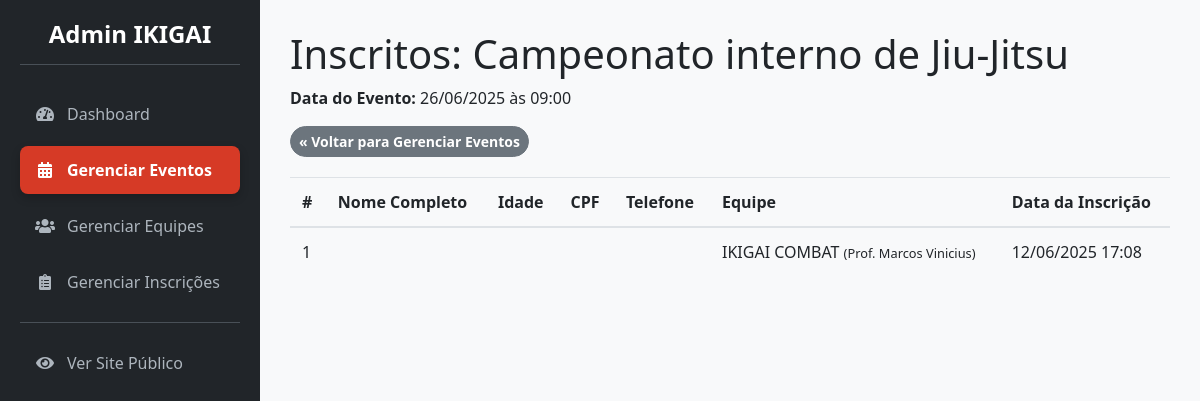
/admin/eventos/2/inscricoes (signed in), run on an earlier commit of the app's database.
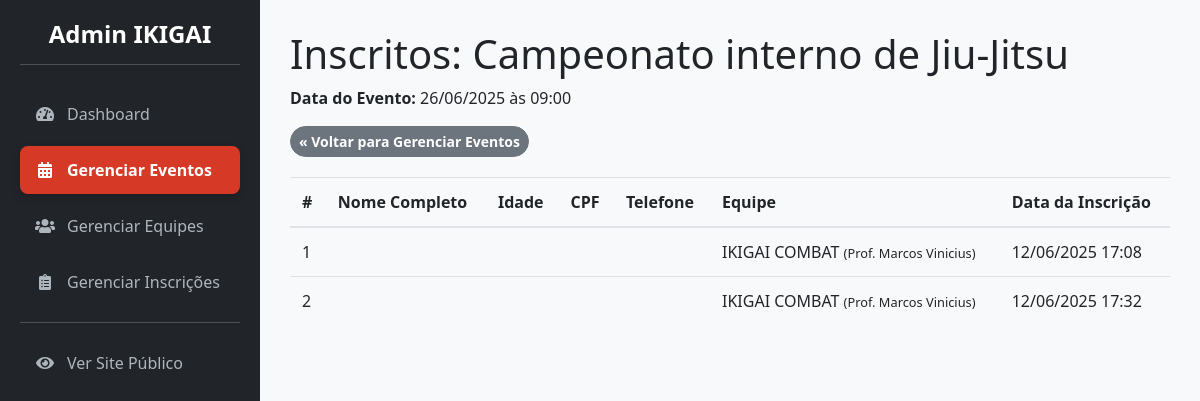
And on a later commit of the database.
### app/models.py (models this page shows, shortened)
class Inscricao(db.Model):
    __tablename__ = 'inscricoes'
    id = db.Column(db.Integer, primary_key=True)
    data_inscricao = db.Column(db.DateTime, default=datetime.utcnow)
    status = db.Column(db.String(20), nullable=False, default='Pendente')
    user_id = db.Column(db.Integer, db.ForeignKey('users.id'), nullable=False)
    evento_id = db.Column(db.Integer, db.ForeignKey('eventos.id'), nullable=False)
    equipe_id = db.Column(db.Integer, db.ForeignKey('equipes.id'), nullable=False)

class Equipe(db.Model):
    __tablename__ = 'equipes'
    id = db.Column(db.Integer, primary_key=True)
    nome_equipe = db.Column(db.String(100), nullable=False, unique=True)
    professor_responsavel = db.Column(db.String(100), nullable=False)
    inscricoes = db.relationship('Inscricao', backref='equipe', lazy=True)

### app/admin/routes.py (the view)
@bp.route('/eventos/<int:evento_id>/inscricoes')
@admin_required
def listar_inscricoes_evento(evento_id):
    evento = Evento.query.get_or_404(evento_id)
    inscricoes = Inscricao.query.filter_by(evento_id=evento.id).order_by(Inscricao.data_inscricao).all()
    return render_template('admin/admin_listar_inscricoes_evento.html', evento=evento, inscricoes=inscricoes)

### app/__init__.py (called while the page is built)
@login_manager.user_loader
def load_user(user_id):
    return models.User.query.get(int(user_id))

### app/admin/routes.py (called while the page is built)
@bp.before_request
def before_request_handler():
    if current_app.config.get('DEBUG') and not current_user.is_authenticated:
        user = User.query.first()
        if user:
            login_user(user)

### app/templates/admin/admin_listar_inscricoes_evento.html (shortened to what this page needs)
{% extends 'admin/admin_base.html' %}
{% block page_title %}Inscritos: {{ evento.nome_evento }}{% endblock %}
{% block content %}
<p><strong>Data do Evento:</strong> {{ evento.data_hora_evento.strftime('%d/%m/%Y às %H:%M') }}</p>
<a href="{{ url_for('admin.gerenciar_eventos') }}" class="btn btn-secondary btn-sm" style="margin-bottom:20px;">&laquo; Voltar para Gerenciar Eventos</a>
{% if inscricoes %}
    <table class="table">
        <thead>
            <tr>
                <th>#</th>
                <th>Nome Completo</th>
                <th>Idade</th>
                <th>CPF</th>
                <th>Telefone</th>
                <th>Equipe</th>
                <th>Data da Inscrição</th>
            </tr>
        </thead>
        <tbody>
            {% for inscricao in inscricoes %}
            <tr>
                <td>{{ loop.index }}</td>
                <td>{{ inscricao.nome_participante }} {{ inscricao.sobrenome_participante }}</td>
                <td>{{ inscricao.idade }}</td>
                <td>{{ inscricao.cpf }}</td>
                <td>{{ inscricao.telefone }}</td>
                <td>
                    {% if inscricao.equipe %}
                        {{ inscricao.equipe.nome_equipe }}
                        <small>(Prof. {{ inscricao.equipe.professor_responsavel }})</small>
                    {% else %}
                        Equipe não informada
                    {% endif %}
                </td>
                <td>{{ inscricao.data_inscricao.strftime('%d/%m/%Y %H:%M') }}</td>
            </tr>
            {% endfor %}
        </tbody>
    </table>
{% else %}
    <p>Nenhum participante inscrito neste evento ainda.</p>
{% endif %}
{% endblock %}

What changed in the data, as far as the page shows it:
added Inscricao: equipe.nome_equipe "IKIGAI COMBAT", equipe.professor_responsavel "Marcos Vinicius", data_inscricao "12/06/2025 17:32"
